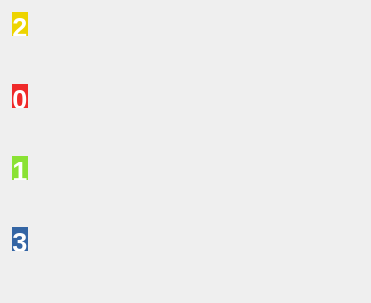
<?xml version="1.0" encoding="UTF-8"?>
<ui version="4.0">
 <class>Form</class>
 <widget class="QWidget" name="Form">
  <property name="geometry">
   <rect>
    <x>0</x>
    <y>0</y>
    <width>371</width>
    <height>303</height>
   </rect>
  </property>
  <property name="windowTitle">
   <string>Form</string>
  </property>
  <widget class="QLabel" name="label">
   <property name="geometry">
    <rect>
     <x>12</x>
     <y>84</y>
     <width>16</width>
     <height>24</height>
    </rect>
   </property>
   <property name="palette">
    <palette>
     <active>
      <colorrole role="WindowText">
       <brush brushstyle="SolidPattern">
        <color alpha="255">
         <red>0</red>
         <green>0</green>
         <blue>0</blue>
        </color>
       </brush>
      </colorrole>
      <colorrole role="Button">
       <brush brushstyle="SolidPattern">
        <color alpha="255">
         <red>239</red>
         <green>41</green>
         <blue>41</blue>
        </color>
       </brush>
      </colorrole>
      <colorrole role="Light">
       <brush brushstyle="SolidPattern">
        <color alpha="255">
         <red>255</red>
         <green>147</green>
         <blue>147</blue>
        </color>
       </brush>
      </colorrole>
      <colorrole role="Midlight">
       <brush brushstyle="SolidPattern">
        <color alpha="255">
         <red>247</red>
         <green>94</green>
         <blue>94</blue>
        </color>
       </brush>
      </colorrole>
      <colorrole role="Dark">
       <brush brushstyle="SolidPattern">
        <color alpha="255">
         <red>119</red>
         <green>20</green>
         <blue>20</blue>
        </color>
       </brush>
      </colorrole>
      <colorrole role="Mid">
       <brush brushstyle="SolidPattern">
        <color alpha="255">
         <red>159</red>
         <green>27</green>
         <blue>27</blue>
        </color>
       </brush>
      </colorrole>
      <colorrole role="Text">
       <brush brushstyle="SolidPattern">
        <color alpha="255">
         <red>0</red>
         <green>0</green>
         <blue>0</blue>
        </color>
       </brush>
      </colorrole>
      <colorrole role="BrightText">
       <brush brushstyle="SolidPattern">
        <color alpha="255">
         <red>255</red>
         <green>255</green>
         <blue>255</blue>
        </color>
       </brush>
      </colorrole>
      <colorrole role="ButtonText">
       <brush brushstyle="SolidPattern">
        <color alpha="255">
         <red>0</red>
         <green>0</green>
         <blue>0</blue>
        </color>
       </brush>
      </colorrole>
      <colorrole role="Base">
       <brush brushstyle="SolidPattern">
        <color alpha="255">
         <red>255</red>
         <green>255</green>
         <blue>255</blue>
        </color>
       </brush>
      </colorrole>
      <colorrole role="Window">
       <brush brushstyle="SolidPattern">
        <color alpha="255">
         <red>239</red>
         <green>41</green>
         <blue>41</blue>
        </color>
       </brush>
      </colorrole>
      <colorrole role="Shadow">
       <brush brushstyle="SolidPattern">
        <color alpha="255">
         <red>0</red>
         <green>0</green>
         <blue>0</blue>
        </color>
       </brush>
      </colorrole>
      <colorrole role="AlternateBase">
       <brush brushstyle="SolidPattern">
        <color alpha="255">
         <red>247</red>
         <green>148</green>
         <blue>148</blue>
        </color>
       </brush>
      </colorrole>
      <colorrole role="ToolTipBase">
       <brush brushstyle="SolidPattern">
        <color alpha="255">
         <red>255</red>
         <green>255</green>
         <blue>220</blue>
        </color>
       </brush>
      </colorrole>
      <colorrole role="ToolTipText">
       <brush brushstyle="SolidPattern">
        <color alpha="255">
         <red>0</red>
         <green>0</green>
         <blue>0</blue>
        </color>
       </brush>
      </colorrole>
      <colorrole role="PlaceholderText">
       <brush brushstyle="NoBrush">
        <color alpha="128">
         <red>0</red>
         <green>0</green>
         <blue>0</blue>
        </color>
       </brush>
      </colorrole>
     </active>
     <inactive>
      <colorrole role="WindowText">
       <brush brushstyle="SolidPattern">
        <color alpha="255">
         <red>0</red>
         <green>0</green>
         <blue>0</blue>
        </color>
       </brush>
      </colorrole>
      <colorrole role="Button">
       <brush brushstyle="SolidPattern">
        <color alpha="255">
         <red>239</red>
         <green>41</green>
         <blue>41</blue>
        </color>
       </brush>
      </colorrole>
      <colorrole role="Light">
       <brush brushstyle="SolidPattern">
        <color alpha="255">
         <red>255</red>
         <green>147</green>
         <blue>147</blue>
        </color>
       </brush>
      </colorrole>
      <colorrole role="Midlight">
       <brush brushstyle="SolidPattern">
        <color alpha="255">
         <red>247</red>
         <green>94</green>
         <blue>94</blue>
        </color>
       </brush>
      </colorrole>
      <colorrole role="Dark">
       <brush brushstyle="SolidPattern">
        <color alpha="255">
         <red>119</red>
         <green>20</green>
         <blue>20</blue>
        </color>
       </brush>
      </colorrole>
      <colorrole role="Mid">
       <brush brushstyle="SolidPattern">
        <color alpha="255">
         <red>159</red>
         <green>27</green>
         <blue>27</blue>
        </color>
       </brush>
      </colorrole>
      <colorrole role="Text">
       <brush brushstyle="SolidPattern">
        <color alpha="255">
         <red>0</red>
         <green>0</green>
         <blue>0</blue>
        </color>
       </brush>
      </colorrole>
      <colorrole role="BrightText">
       <brush brushstyle="SolidPattern">
        <color alpha="255">
         <red>255</red>
         <green>255</green>
         <blue>255</blue>
        </color>
       </brush>
      </colorrole>
      <colorrole role="ButtonText">
       <brush brushstyle="SolidPattern">
        <color alpha="255">
         <red>0</red>
         <green>0</green>
         <blue>0</blue>
        </color>
       </brush>
      </colorrole>
      <colorrole role="Base">
       <brush brushstyle="SolidPattern">
        <color alpha="255">
         <red>255</red>
         <green>255</green>
         <blue>255</blue>
        </color>
       </brush>
      </colorrole>
      <colorrole role="Window">
       <brush brushstyle="SolidPattern">
        <color alpha="255">
         <red>239</red>
         <green>41</green>
         <blue>41</blue>
        </color>
       </brush>
      </colorrole>
      <colorrole role="Shadow">
       <brush brushstyle="SolidPattern">
        <color alpha="255">
         <red>0</red>
         <green>0</green>
         <blue>0</blue>
        </color>
       </brush>
      </colorrole>
      <colorrole role="AlternateBase">
       <brush brushstyle="SolidPattern">
        <color alpha="255">
         <red>247</red>
         <green>148</green>
         <blue>148</blue>
        </color>
       </brush>
      </colorrole>
      <colorrole role="ToolTipBase">
       <brush brushstyle="SolidPattern">
        <color alpha="255">
         <red>255</red>
         <green>255</green>
         <blue>220</blue>
        </color>
       </brush>
      </colorrole>
      <colorrole role="ToolTipText">
       <brush brushstyle="SolidPattern">
        <color alpha="255">
         <red>0</red>
         <green>0</green>
         <blue>0</blue>
        </color>
       </brush>
      </colorrole>
      <colorrole role="PlaceholderText">
       <brush brushstyle="NoBrush">
        <color alpha="128">
         <red>0</red>
         <green>0</green>
         <blue>0</blue>
        </color>
       </brush>
      </colorrole>
     </inactive>
     <disabled>
      <colorrole role="WindowText">
       <brush brushstyle="SolidPattern">
        <color alpha="255">
         <red>119</red>
         <green>20</green>
         <blue>20</blue>
        </color>
       </brush>
      </colorrole>
      <colorrole role="Button">
       <brush brushstyle="SolidPattern">
        <color alpha="255">
         <red>239</red>
         <green>41</green>
         <blue>41</blue>
        </color>
       </brush>
      </colorrole>
      <colorrole role="Light">
       <brush brushstyle="SolidPattern">
        <color alpha="255">
         <red>255</red>
         <green>147</green>
         <blue>147</blue>
        </color>
       </brush>
      </colorrole>
      <colorrole role="Midlight">
       <brush brushstyle="SolidPattern">
        <color alpha="255">
         <red>247</red>
         <green>94</green>
         <blue>94</blue>
        </color>
       </brush>
      </colorrole>
      <colorrole role="Dark">
       <brush brushstyle="SolidPattern">
        <color alpha="255">
         <red>119</red>
         <green>20</green>
         <blue>20</blue>
        </color>
       </brush>
      </colorrole>
      <colorrole role="Mid">
       <brush brushstyle="SolidPattern">
        <color alpha="255">
         <red>159</red>
         <green>27</green>
         <blue>27</blue>
        </color>
       </brush>
      </colorrole>
      <colorrole role="Text">
       <brush brushstyle="SolidPattern">
        <color alpha="255">
         <red>119</red>
         <green>20</green>
         <blue>20</blue>
        </color>
       </brush>
      </colorrole>
      <colorrole role="BrightText">
       <brush brushstyle="SolidPattern">
        <color alpha="255">
         <red>255</red>
         <green>255</green>
         <blue>255</blue>
        </color>
       </brush>
      </colorrole>
      <colorrole role="ButtonText">
       <brush brushstyle="SolidPattern">
        <color alpha="255">
         <red>119</red>
         <green>20</green>
         <blue>20</blue>
        </color>
       </brush>
      </colorrole>
      <colorrole role="Base">
       <brush brushstyle="SolidPattern">
        <color alpha="255">
         <red>239</red>
         <green>41</green>
         <blue>41</blue>
        </color>
       </brush>
      </colorrole>
      <colorrole role="Window">
       <brush brushstyle="SolidPattern">
        <color alpha="255">
         <red>239</red>
         <green>41</green>
         <blue>41</blue>
        </color>
       </brush>
      </colorrole>
      <colorrole role="Shadow">
       <brush brushstyle="SolidPattern">
        <color alpha="255">
         <red>0</red>
         <green>0</green>
         <blue>0</blue>
        </color>
       </brush>
      </colorrole>
      <colorrole role="AlternateBase">
       <brush brushstyle="SolidPattern">
        <color alpha="255">
         <red>239</red>
         <green>41</green>
         <blue>41</blue>
        </color>
       </brush>
      </colorrole>
      <colorrole role="ToolTipBase">
       <brush brushstyle="SolidPattern">
        <color alpha="255">
         <red>255</red>
         <green>255</green>
         <blue>220</blue>
        </color>
       </brush>
      </colorrole>
      <colorrole role="ToolTipText">
       <brush brushstyle="SolidPattern">
        <color alpha="255">
         <red>0</red>
         <green>0</green>
         <blue>0</blue>
        </color>
       </brush>
      </colorrole>
      <colorrole role="PlaceholderText">
       <brush brushstyle="NoBrush">
        <color alpha="128">
         <red>0</red>
         <green>0</green>
         <blue>0</blue>
        </color>
       </brush>
      </colorrole>
     </disabled>
    </palette>
   </property>
   <property name="autoFillBackground">
    <bool>true</bool>
   </property>
   <property name="text">
    <string>&lt;html&gt;&lt;head/&gt;&lt;body&gt;&lt;p align=&quot;center&quot;&gt;&lt;span style=&quot; font-size:20pt; font-weight:600; color:#ffffff;&quot;&gt;0&lt;/span&gt;&lt;/p&gt;&lt;/body&gt;&lt;/html&gt;</string>
   </property>
  </widget>
  <widget class="QLabel" name="label_2">
   <property name="geometry">
    <rect>
     <x>12</x>
     <y>156</y>
     <width>16</width>
     <height>24</height>
    </rect>
   </property>
   <property name="palette">
    <palette>
     <active>
      <colorrole role="WindowText">
       <brush brushstyle="SolidPattern">
        <color alpha="255">
         <red>0</red>
         <green>0</green>
         <blue>0</blue>
        </color>
       </brush>
      </colorrole>
      <colorrole role="Button">
       <brush brushstyle="SolidPattern">
        <color alpha="255">
         <red>138</red>
         <green>226</green>
         <blue>52</blue>
        </color>
       </brush>
      </colorrole>
      <colorrole role="Light">
       <brush brushstyle="SolidPattern">
        <color alpha="255">
         <red>198</red>
         <green>255</green>
         <blue>143</blue>
        </color>
       </brush>
      </colorrole>
      <colorrole role="Midlight">
       <brush brushstyle="SolidPattern">
        <color alpha="255">
         <red>168</red>
         <green>240</green>
         <blue>97</blue>
        </color>
       </brush>
      </colorrole>
      <colorrole role="Dark">
       <brush brushstyle="SolidPattern">
        <color alpha="255">
         <red>69</red>
         <green>113</green>
         <blue>26</blue>
        </color>
       </brush>
      </colorrole>
      <colorrole role="Mid">
       <brush brushstyle="SolidPattern">
        <color alpha="255">
         <red>92</red>
         <green>151</green>
         <blue>34</blue>
        </color>
       </brush>
      </colorrole>
      <colorrole role="Text">
       <brush brushstyle="SolidPattern">
        <color alpha="255">
         <red>0</red>
         <green>0</green>
         <blue>0</blue>
        </color>
       </brush>
      </colorrole>
      <colorrole role="BrightText">
       <brush brushstyle="SolidPattern">
        <color alpha="255">
         <red>255</red>
         <green>255</green>
         <blue>255</blue>
        </color>
       </brush>
      </colorrole>
      <colorrole role="ButtonText">
       <brush brushstyle="SolidPattern">
        <color alpha="255">
         <red>0</red>
         <green>0</green>
         <blue>0</blue>
        </color>
       </brush>
      </colorrole>
      <colorrole role="Base">
       <brush brushstyle="SolidPattern">
        <color alpha="255">
         <red>255</red>
         <green>255</green>
         <blue>255</blue>
        </color>
       </brush>
      </colorrole>
      <colorrole role="Window">
       <brush brushstyle="SolidPattern">
        <color alpha="255">
         <red>138</red>
         <green>226</green>
         <blue>52</blue>
        </color>
       </brush>
      </colorrole>
      <colorrole role="Shadow">
       <brush brushstyle="SolidPattern">
        <color alpha="255">
         <red>0</red>
         <green>0</green>
         <blue>0</blue>
        </color>
       </brush>
      </colorrole>
      <colorrole role="AlternateBase">
       <brush brushstyle="SolidPattern">
        <color alpha="255">
         <red>196</red>
         <green>240</green>
         <blue>153</blue>
        </color>
       </brush>
      </colorrole>
      <colorrole role="ToolTipBase">
       <brush brushstyle="SolidPattern">
        <color alpha="255">
         <red>255</red>
         <green>255</green>
         <blue>220</blue>
        </color>
       </brush>
      </colorrole>
      <colorrole role="ToolTipText">
       <brush brushstyle="SolidPattern">
        <color alpha="255">
         <red>0</red>
         <green>0</green>
         <blue>0</blue>
        </color>
       </brush>
      </colorrole>
      <colorrole role="PlaceholderText">
       <brush brushstyle="NoBrush">
        <color alpha="128">
         <red>0</red>
         <green>0</green>
         <blue>0</blue>
        </color>
       </brush>
      </colorrole>
     </active>
     <inactive>
      <colorrole role="WindowText">
       <brush brushstyle="SolidPattern">
        <color alpha="255">
         <red>0</red>
         <green>0</green>
         <blue>0</blue>
        </color>
       </brush>
      </colorrole>
      <colorrole role="Button">
       <brush brushstyle="SolidPattern">
        <color alpha="255">
         <red>138</red>
         <green>226</green>
         <blue>52</blue>
        </color>
       </brush>
      </colorrole>
      <colorrole role="Light">
       <brush brushstyle="SolidPattern">
        <color alpha="255">
         <red>198</red>
         <green>255</green>
         <blue>143</blue>
        </color>
       </brush>
      </colorrole>
      <colorrole role="Midlight">
       <brush brushstyle="SolidPattern">
        <color alpha="255">
         <red>168</red>
         <green>240</green>
         <blue>97</blue>
        </color>
       </brush>
      </colorrole>
      <colorrole role="Dark">
       <brush brushstyle="SolidPattern">
        <color alpha="255">
         <red>69</red>
         <green>113</green>
         <blue>26</blue>
        </color>
       </brush>
      </colorrole>
      <colorrole role="Mid">
       <brush brushstyle="SolidPattern">
        <color alpha="255">
         <red>92</red>
         <green>151</green>
         <blue>34</blue>
        </color>
       </brush>
      </colorrole>
      <colorrole role="Text">
       <brush brushstyle="SolidPattern">
        <color alpha="255">
         <red>0</red>
         <green>0</green>
         <blue>0</blue>
        </color>
       </brush>
      </colorrole>
      <colorrole role="BrightText">
       <brush brushstyle="SolidPattern">
        <color alpha="255">
         <red>255</red>
         <green>255</green>
         <blue>255</blue>
        </color>
       </brush>
      </colorrole>
      <colorrole role="ButtonText">
       <brush brushstyle="SolidPattern">
        <color alpha="255">
         <red>0</red>
         <green>0</green>
         <blue>0</blue>
        </color>
       </brush>
      </colorrole>
      <colorrole role="Base">
       <brush brushstyle="SolidPattern">
        <color alpha="255">
         <red>255</red>
         <green>255</green>
         <blue>255</blue>
        </color>
       </brush>
      </colorrole>
      <colorrole role="Window">
       <brush brushstyle="SolidPattern">
        <color alpha="255">
         <red>138</red>
         <green>226</green>
         <blue>52</blue>
        </color>
       </brush>
      </colorrole>
      <colorrole role="Shadow">
       <brush brushstyle="SolidPattern">
        <color alpha="255">
         <red>0</red>
         <green>0</green>
         <blue>0</blue>
        </color>
       </brush>
      </colorrole>
      <colorrole role="AlternateBase">
       <brush brushstyle="SolidPattern">
        <color alpha="255">
         <red>196</red>
         <green>240</green>
         <blue>153</blue>
        </color>
       </brush>
      </colorrole>
      <colorrole role="ToolTipBase">
       <brush brushstyle="SolidPattern">
        <color alpha="255">
         <red>255</red>
         <green>255</green>
         <blue>220</blue>
        </color>
       </brush>
      </colorrole>
      <colorrole role="ToolTipText">
       <brush brushstyle="SolidPattern">
        <color alpha="255">
         <red>0</red>
         <green>0</green>
         <blue>0</blue>
        </color>
       </brush>
      </colorrole>
      <colorrole role="PlaceholderText">
       <brush brushstyle="NoBrush">
        <color alpha="128">
         <red>0</red>
         <green>0</green>
         <blue>0</blue>
        </color>
       </brush>
      </colorrole>
     </inactive>
     <disabled>
      <colorrole role="WindowText">
       <brush brushstyle="SolidPattern">
        <color alpha="255">
         <red>69</red>
         <green>113</green>
         <blue>26</blue>
        </color>
       </brush>
      </colorrole>
      <colorrole role="Button">
       <brush brushstyle="SolidPattern">
        <color alpha="255">
         <red>138</red>
         <green>226</green>
         <blue>52</blue>
        </color>
       </brush>
      </colorrole>
      <colorrole role="Light">
       <brush brushstyle="SolidPattern">
        <color alpha="255">
         <red>198</red>
         <green>255</green>
         <blue>143</blue>
        </color>
       </brush>
      </colorrole>
      <colorrole role="Midlight">
       <brush brushstyle="SolidPattern">
        <color alpha="255">
         <red>168</red>
         <green>240</green>
         <blue>97</blue>
        </color>
       </brush>
      </colorrole>
      <colorrole role="Dark">
       <brush brushstyle="SolidPattern">
        <color alpha="255">
         <red>69</red>
         <green>113</green>
         <blue>26</blue>
        </color>
       </brush>
      </colorrole>
      <colorrole role="Mid">
       <brush brushstyle="SolidPattern">
        <color alpha="255">
         <red>92</red>
         <green>151</green>
         <blue>34</blue>
        </color>
       </brush>
      </colorrole>
      <colorrole role="Text">
       <brush brushstyle="SolidPattern">
        <color alpha="255">
         <red>69</red>
         <green>113</green>
         <blue>26</blue>
        </color>
       </brush>
      </colorrole>
      <colorrole role="BrightText">
       <brush brushstyle="SolidPattern">
        <color alpha="255">
         <red>255</red>
         <green>255</green>
         <blue>255</blue>
        </color>
       </brush>
      </colorrole>
      <colorrole role="ButtonText">
       <brush brushstyle="SolidPattern">
        <color alpha="255">
         <red>69</red>
         <green>113</green>
         <blue>26</blue>
        </color>
       </brush>
      </colorrole>
      <colorrole role="Base">
       <brush brushstyle="SolidPattern">
        <color alpha="255">
         <red>138</red>
         <green>226</green>
         <blue>52</blue>
        </color>
       </brush>
      </colorrole>
      <colorrole role="Window">
       <brush brushstyle="SolidPattern">
        <color alpha="255">
         <red>138</red>
         <green>226</green>
         <blue>52</blue>
        </color>
       </brush>
      </colorrole>
      <colorrole role="Shadow">
       <brush brushstyle="SolidPattern">
        <color alpha="255">
         <red>0</red>
         <green>0</green>
         <blue>0</blue>
        </color>
       </brush>
      </colorrole>
      <colorrole role="AlternateBase">
       <brush brushstyle="SolidPattern">
        <color alpha="255">
         <red>138</red>
         <green>226</green>
         <blue>52</blue>
        </color>
       </brush>
      </colorrole>
      <colorrole role="ToolTipBase">
       <brush brushstyle="SolidPattern">
        <color alpha="255">
         <red>255</red>
         <green>255</green>
         <blue>220</blue>
        </color>
       </brush>
      </colorrole>
      <colorrole role="ToolTipText">
       <brush brushstyle="SolidPattern">
        <color alpha="255">
         <red>0</red>
         <green>0</green>
         <blue>0</blue>
        </color>
       </brush>
      </colorrole>
      <colorrole role="PlaceholderText">
       <brush brushstyle="NoBrush">
        <color alpha="128">
         <red>0</red>
         <green>0</green>
         <blue>0</blue>
        </color>
       </brush>
      </colorrole>
     </disabled>
    </palette>
   </property>
   <property name="autoFillBackground">
    <bool>true</bool>
   </property>
   <property name="text">
    <string>&lt;html&gt;&lt;head/&gt;&lt;body&gt;&lt;p align=&quot;center&quot;&gt;&lt;span style=&quot; font-size:20pt; font-weight:600; color:#ffffff;&quot;&gt;1&lt;/span&gt;&lt;/p&gt;&lt;/body&gt;&lt;/html&gt;</string>
   </property>
  </widget>
  <widget class="QLabel" name="label_3">
   <property name="geometry">
    <rect>
     <x>12</x>
     <y>12</y>
     <width>16</width>
     <height>24</height>
    </rect>
   </property>
   <property name="palette">
    <palette>
     <active>
      <colorrole role="WindowText">
       <brush brushstyle="SolidPattern">
        <color alpha="255">
         <red>0</red>
         <green>0</green>
         <blue>0</blue>
        </color>
       </brush>
      </colorrole>
      <colorrole role="Button">
       <brush brushstyle="SolidPattern">
        <color alpha="255">
         <red>237</red>
         <green>212</green>
         <blue>0</blue>
        </color>
       </brush>
      </colorrole>
      <colorrole role="Light">
       <brush brushstyle="SolidPattern">
        <color alpha="255">
         <red>255</red>
         <green>239</green>
         <blue>100</blue>
        </color>
       </brush>
      </colorrole>
      <colorrole role="Midlight">
       <brush brushstyle="SolidPattern">
        <color alpha="255">
         <red>246</red>
         <green>225</green>
         <blue>50</blue>
        </color>
       </brush>
      </colorrole>
      <colorrole role="Dark">
       <brush brushstyle="SolidPattern">
        <color alpha="255">
         <red>118</red>
         <green>106</green>
         <blue>0</blue>
        </color>
       </brush>
      </colorrole>
      <colorrole role="Mid">
       <brush brushstyle="SolidPattern">
        <color alpha="255">
         <red>158</red>
         <green>141</green>
         <blue>0</blue>
        </color>
       </brush>
      </colorrole>
      <colorrole role="Text">
       <brush brushstyle="SolidPattern">
        <color alpha="255">
         <red>0</red>
         <green>0</green>
         <blue>0</blue>
        </color>
       </brush>
      </colorrole>
      <colorrole role="BrightText">
       <brush brushstyle="SolidPattern">
        <color alpha="255">
         <red>255</red>
         <green>255</green>
         <blue>255</blue>
        </color>
       </brush>
      </colorrole>
      <colorrole role="ButtonText">
       <brush brushstyle="SolidPattern">
        <color alpha="255">
         <red>0</red>
         <green>0</green>
         <blue>0</blue>
        </color>
       </brush>
      </colorrole>
      <colorrole role="Base">
       <brush brushstyle="SolidPattern">
        <color alpha="255">
         <red>255</red>
         <green>255</green>
         <blue>255</blue>
        </color>
       </brush>
      </colorrole>
      <colorrole role="Window">
       <brush brushstyle="SolidPattern">
        <color alpha="255">
         <red>237</red>
         <green>212</green>
         <blue>0</blue>
        </color>
       </brush>
      </colorrole>
      <colorrole role="Shadow">
       <brush brushstyle="SolidPattern">
        <color alpha="255">
         <red>0</red>
         <green>0</green>
         <blue>0</blue>
        </color>
       </brush>
      </colorrole>
      <colorrole role="AlternateBase">
       <brush brushstyle="SolidPattern">
        <color alpha="255">
         <red>246</red>
         <green>233</green>
         <blue>127</blue>
        </color>
       </brush>
      </colorrole>
      <colorrole role="ToolTipBase">
       <brush brushstyle="SolidPattern">
        <color alpha="255">
         <red>255</red>
         <green>255</green>
         <blue>220</blue>
        </color>
       </brush>
      </colorrole>
      <colorrole role="ToolTipText">
       <brush brushstyle="SolidPattern">
        <color alpha="255">
         <red>0</red>
         <green>0</green>
         <blue>0</blue>
        </color>
       </brush>
      </colorrole>
      <colorrole role="PlaceholderText">
       <brush brushstyle="NoBrush">
        <color alpha="128">
         <red>0</red>
         <green>0</green>
         <blue>0</blue>
        </color>
       </brush>
      </colorrole>
     </active>
     <inactive>
      <colorrole role="WindowText">
       <brush brushstyle="SolidPattern">
        <color alpha="255">
         <red>0</red>
         <green>0</green>
         <blue>0</blue>
        </color>
       </brush>
      </colorrole>
      <colorrole role="Button">
       <brush brushstyle="SolidPattern">
        <color alpha="255">
         <red>237</red>
         <green>212</green>
         <blue>0</blue>
        </color>
       </brush>
      </colorrole>
      <colorrole role="Light">
       <brush brushstyle="SolidPattern">
        <color alpha="255">
         <red>255</red>
         <green>239</green>
         <blue>100</blue>
        </color>
       </brush>
      </colorrole>
      <colorrole role="Midlight">
       <brush brushstyle="SolidPattern">
        <color alpha="255">
         <red>246</red>
         <green>225</green>
         <blue>50</blue>
        </color>
       </brush>
      </colorrole>
      <colorrole role="Dark">
       <brush brushstyle="SolidPattern">
        <color alpha="255">
         <red>118</red>
         <green>106</green>
         <blue>0</blue>
        </color>
       </brush>
      </colorrole>
      <colorrole role="Mid">
       <brush brushstyle="SolidPattern">
        <color alpha="255">
         <red>158</red>
         <green>141</green>
         <blue>0</blue>
        </color>
       </brush>
      </colorrole>
      <colorrole role="Text">
       <brush brushstyle="SolidPattern">
        <color alpha="255">
         <red>0</red>
         <green>0</green>
         <blue>0</blue>
        </color>
       </brush>
      </colorrole>
      <colorrole role="BrightText">
       <brush brushstyle="SolidPattern">
        <color alpha="255">
         <red>255</red>
         <green>255</green>
         <blue>255</blue>
        </color>
       </brush>
      </colorrole>
      <colorrole role="ButtonText">
       <brush brushstyle="SolidPattern">
        <color alpha="255">
         <red>0</red>
         <green>0</green>
         <blue>0</blue>
        </color>
       </brush>
      </colorrole>
      <colorrole role="Base">
       <brush brushstyle="SolidPattern">
        <color alpha="255">
         <red>255</red>
         <green>255</green>
         <blue>255</blue>
        </color>
       </brush>
      </colorrole>
      <colorrole role="Window">
       <brush brushstyle="SolidPattern">
        <color alpha="255">
         <red>237</red>
         <green>212</green>
         <blue>0</blue>
        </color>
       </brush>
      </colorrole>
      <colorrole role="Shadow">
       <brush brushstyle="SolidPattern">
        <color alpha="255">
         <red>0</red>
         <green>0</green>
         <blue>0</blue>
        </color>
       </brush>
      </colorrole>
      <colorrole role="AlternateBase">
       <brush brushstyle="SolidPattern">
        <color alpha="255">
         <red>246</red>
         <green>233</green>
         <blue>127</blue>
        </color>
       </brush>
      </colorrole>
      <colorrole role="ToolTipBase">
       <brush brushstyle="SolidPattern">
        <color alpha="255">
         <red>255</red>
         <green>255</green>
         <blue>220</blue>
        </color>
       </brush>
      </colorrole>
      <colorrole role="ToolTipText">
       <brush brushstyle="SolidPattern">
        <color alpha="255">
         <red>0</red>
         <green>0</green>
         <blue>0</blue>
        </color>
       </brush>
      </colorrole>
      <colorrole role="PlaceholderText">
       <brush brushstyle="NoBrush">
        <color alpha="128">
         <red>0</red>
         <green>0</green>
         <blue>0</blue>
        </color>
       </brush>
      </colorrole>
     </inactive>
     <disabled>
      <colorrole role="WindowText">
       <brush brushstyle="SolidPattern">
        <color alpha="255">
         <red>118</red>
         <green>106</green>
         <blue>0</blue>
        </color>
       </brush>
      </colorrole>
      <colorrole role="Button">
       <brush brushstyle="SolidPattern">
        <color alpha="255">
         <red>237</red>
         <green>212</green>
         <blue>0</blue>
        </color>
       </brush>
      </colorrole>
      <colorrole role="Light">
       <brush brushstyle="SolidPattern">
        <color alpha="255">
         <red>255</red>
         <green>239</green>
         <blue>100</blue>
        </color>
       </brush>
      </colorrole>
      <colorrole role="Midlight">
       <brush brushstyle="SolidPattern">
        <color alpha="255">
         <red>246</red>
         <green>225</green>
         <blue>50</blue>
        </color>
       </brush>
      </colorrole>
      <colorrole role="Dark">
       <brush brushstyle="SolidPattern">
        <color alpha="255">
         <red>118</red>
         <green>106</green>
         <blue>0</blue>
        </color>
       </brush>
      </colorrole>
      <colorrole role="Mid">
       <brush brushstyle="SolidPattern">
        <color alpha="255">
         <red>158</red>
         <green>141</green>
         <blue>0</blue>
        </color>
       </brush>
      </colorrole>
      <colorrole role="Text">
       <brush brushstyle="SolidPattern">
        <color alpha="255">
         <red>118</red>
         <green>106</green>
         <blue>0</blue>
        </color>
       </brush>
      </colorrole>
      <colorrole role="BrightText">
       <brush brushstyle="SolidPattern">
        <color alpha="255">
         <red>255</red>
         <green>255</green>
         <blue>255</blue>
        </color>
       </brush>
      </colorrole>
      <colorrole role="ButtonText">
       <brush brushstyle="SolidPattern">
        <color alpha="255">
         <red>118</red>
         <green>106</green>
         <blue>0</blue>
        </color>
       </brush>
      </colorrole>
      <colorrole role="Base">
       <brush brushstyle="SolidPattern">
        <color alpha="255">
         <red>237</red>
         <green>212</green>
         <blue>0</blue>
        </color>
       </brush>
      </colorrole>
      <colorrole role="Window">
       <brush brushstyle="SolidPattern">
        <color alpha="255">
         <red>237</red>
         <green>212</green>
         <blue>0</blue>
        </color>
       </brush>
      </colorrole>
      <colorrole role="Shadow">
       <brush brushstyle="SolidPattern">
        <color alpha="255">
         <red>0</red>
         <green>0</green>
         <blue>0</blue>
        </color>
       </brush>
      </colorrole>
      <colorrole role="AlternateBase">
       <brush brushstyle="SolidPattern">
        <color alpha="255">
         <red>237</red>
         <green>212</green>
         <blue>0</blue>
        </color>
       </brush>
      </colorrole>
      <colorrole role="ToolTipBase">
       <brush brushstyle="SolidPattern">
        <color alpha="255">
         <red>255</red>
         <green>255</green>
         <blue>220</blue>
        </color>
       </brush>
      </colorrole>
      <colorrole role="ToolTipText">
       <brush brushstyle="SolidPattern">
        <color alpha="255">
         <red>0</red>
         <green>0</green>
         <blue>0</blue>
        </color>
       </brush>
      </colorrole>
      <colorrole role="PlaceholderText">
       <brush brushstyle="NoBrush">
        <color alpha="128">
         <red>0</red>
         <green>0</green>
         <blue>0</blue>
        </color>
       </brush>
      </colorrole>
     </disabled>
    </palette>
   </property>
   <property name="autoFillBackground">
    <bool>true</bool>
   </property>
   <property name="text">
    <string>&lt;html&gt;&lt;head/&gt;&lt;body&gt;&lt;p align=&quot;center&quot;&gt;&lt;span style=&quot; font-size:20pt; font-weight:600; color:#ffffff;&quot;&gt;2&lt;/span&gt;&lt;/p&gt;&lt;/body&gt;&lt;/html&gt;</string>
   </property>
  </widget>
  <widget class="QLabel" name="label_4">
   <property name="geometry">
    <rect>
     <x>12</x>
     <y>227</y>
     <width>16</width>
     <height>24</height>
    </rect>
   </property>
   <property name="palette">
    <palette>
     <active>
      <colorrole role="WindowText">
       <brush brushstyle="SolidPattern">
        <color alpha="255">
         <red>0</red>
         <green>0</green>
         <blue>0</blue>
        </color>
       </brush>
      </colorrole>
      <colorrole role="Button">
       <brush brushstyle="SolidPattern">
        <color alpha="255">
         <red>52</red>
         <green>101</green>
         <blue>164</blue>
        </color>
       </brush>
      </colorrole>
      <colorrole role="Light">
       <brush brushstyle="SolidPattern">
        <color alpha="255">
         <red>78</red>
         <green>152</green>
         <blue>246</blue>
        </color>
       </brush>
      </colorrole>
      <colorrole role="Midlight">
       <brush brushstyle="SolidPattern">
        <color alpha="255">
         <red>65</red>
         <green>126</green>
         <blue>205</blue>
        </color>
       </brush>
      </colorrole>
      <colorrole role="Dark">
       <brush brushstyle="SolidPattern">
        <color alpha="255">
         <red>26</red>
         <green>50</green>
         <blue>82</blue>
        </color>
       </brush>
      </colorrole>
      <colorrole role="Mid">
       <brush brushstyle="SolidPattern">
        <color alpha="255">
         <red>34</red>
         <green>67</green>
         <blue>109</blue>
        </color>
       </brush>
      </colorrole>
      <colorrole role="Text">
       <brush brushstyle="SolidPattern">
        <color alpha="255">
         <red>0</red>
         <green>0</green>
         <blue>0</blue>
        </color>
       </brush>
      </colorrole>
      <colorrole role="BrightText">
       <brush brushstyle="SolidPattern">
        <color alpha="255">
         <red>255</red>
         <green>255</green>
         <blue>255</blue>
        </color>
       </brush>
      </colorrole>
      <colorrole role="ButtonText">
       <brush brushstyle="SolidPattern">
        <color alpha="255">
         <red>0</red>
         <green>0</green>
         <blue>0</blue>
        </color>
       </brush>
      </colorrole>
      <colorrole role="Base">
       <brush brushstyle="SolidPattern">
        <color alpha="255">
         <red>255</red>
         <green>255</green>
         <blue>255</blue>
        </color>
       </brush>
      </colorrole>
      <colorrole role="Window">
       <brush brushstyle="SolidPattern">
        <color alpha="255">
         <red>52</red>
         <green>101</green>
         <blue>164</blue>
        </color>
       </brush>
      </colorrole>
      <colorrole role="Shadow">
       <brush brushstyle="SolidPattern">
        <color alpha="255">
         <red>0</red>
         <green>0</green>
         <blue>0</blue>
        </color>
       </brush>
      </colorrole>
      <colorrole role="AlternateBase">
       <brush brushstyle="SolidPattern">
        <color alpha="255">
         <red>153</red>
         <green>178</green>
         <blue>209</blue>
        </color>
       </brush>
      </colorrole>
      <colorrole role="ToolTipBase">
       <brush brushstyle="SolidPattern">
        <color alpha="255">
         <red>255</red>
         <green>255</green>
         <blue>220</blue>
        </color>
       </brush>
      </colorrole>
      <colorrole role="ToolTipText">
       <brush brushstyle="SolidPattern">
        <color alpha="255">
         <red>0</red>
         <green>0</green>
         <blue>0</blue>
        </color>
       </brush>
      </colorrole>
      <colorrole role="PlaceholderText">
       <brush brushstyle="NoBrush">
        <color alpha="128">
         <red>0</red>
         <green>0</green>
         <blue>0</blue>
        </color>
       </brush>
      </colorrole>
     </active>
     <inactive>
      <colorrole role="WindowText">
       <brush brushstyle="SolidPattern">
        <color alpha="255">
         <red>0</red>
         <green>0</green>
         <blue>0</blue>
        </color>
       </brush>
      </colorrole>
      <colorrole role="Button">
       <brush brushstyle="SolidPattern">
        <color alpha="255">
         <red>52</red>
         <green>101</green>
         <blue>164</blue>
        </color>
       </brush>
      </colorrole>
      <colorrole role="Light">
       <brush brushstyle="SolidPattern">
        <color alpha="255">
         <red>78</red>
         <green>152</green>
         <blue>246</blue>
        </color>
       </brush>
      </colorrole>
      <colorrole role="Midlight">
       <brush brushstyle="SolidPattern">
        <color alpha="255">
         <red>65</red>
         <green>126</green>
         <blue>205</blue>
        </color>
       </brush>
      </colorrole>
      <colorrole role="Dark">
       <brush brushstyle="SolidPattern">
        <color alpha="255">
         <red>26</red>
         <green>50</green>
         <blue>82</blue>
        </color>
       </brush>
      </colorrole>
      <colorrole role="Mid">
       <brush brushstyle="SolidPattern">
        <color alpha="255">
         <red>34</red>
         <green>67</green>
         <blue>109</blue>
        </color>
       </brush>
      </colorrole>
      <colorrole role="Text">
       <brush brushstyle="SolidPattern">
        <color alpha="255">
         <red>0</red>
         <green>0</green>
         <blue>0</blue>
        </color>
       </brush>
      </colorrole>
      <colorrole role="BrightText">
       <brush brushstyle="SolidPattern">
        <color alpha="255">
         <red>255</red>
         <green>255</green>
         <blue>255</blue>
        </color>
       </brush>
      </colorrole>
      <colorrole role="ButtonText">
       <brush brushstyle="SolidPattern">
        <color alpha="255">
         <red>0</red>
         <green>0</green>
         <blue>0</blue>
        </color>
       </brush>
      </colorrole>
      <colorrole role="Base">
       <brush brushstyle="SolidPattern">
        <color alpha="255">
         <red>255</red>
         <green>255</green>
         <blue>255</blue>
        </color>
       </brush>
      </colorrole>
      <colorrole role="Window">
       <brush brushstyle="SolidPattern">
        <color alpha="255">
         <red>52</red>
         <green>101</green>
         <blue>164</blue>
        </color>
       </brush>
      </colorrole>
      <colorrole role="Shadow">
       <brush brushstyle="SolidPattern">
        <color alpha="255">
         <red>0</red>
         <green>0</green>
         <blue>0</blue>
        </color>
       </brush>
      </colorrole>
      <colorrole role="AlternateBase">
       <brush brushstyle="SolidPattern">
        <color alpha="255">
         <red>153</red>
         <green>178</green>
         <blue>209</blue>
        </color>
       </brush>
      </colorrole>
      <colorrole role="ToolTipBase">
       <brush brushstyle="SolidPattern">
        <color alpha="255">
         <red>255</red>
         <green>255</green>
         <blue>220</blue>
        </color>
       </brush>
      </colorrole>
      <colorrole role="ToolTipText">
       <brush brushstyle="SolidPattern">
        <color alpha="255">
         <red>0</red>
         <green>0</green>
         <blue>0</blue>
        </color>
       </brush>
      </colorrole>
      <colorrole role="PlaceholderText">
       <brush brushstyle="NoBrush">
        <color alpha="128">
         <red>0</red>
         <green>0</green>
         <blue>0</blue>
        </color>
       </brush>
      </colorrole>
     </inactive>
     <disabled>
      <colorrole role="WindowText">
       <brush brushstyle="SolidPattern">
        <color alpha="255">
         <red>26</red>
         <green>50</green>
         <blue>82</blue>
        </color>
       </brush>
      </colorrole>
      <colorrole role="Button">
       <brush brushstyle="SolidPattern">
        <color alpha="255">
         <red>52</red>
         <green>101</green>
         <blue>164</blue>
        </color>
       </brush>
      </colorrole>
      <colorrole role="Light">
       <brush brushstyle="SolidPattern">
        <color alpha="255">
         <red>78</red>
         <green>152</green>
         <blue>246</blue>
        </color>
       </brush>
      </colorrole>
      <colorrole role="Midlight">
       <brush brushstyle="SolidPattern">
        <color alpha="255">
         <red>65</red>
         <green>126</green>
         <blue>205</blue>
        </color>
       </brush>
      </colorrole>
      <colorrole role="Dark">
       <brush brushstyle="SolidPattern">
        <color alpha="255">
         <red>26</red>
         <green>50</green>
         <blue>82</blue>
        </color>
       </brush>
      </colorrole>
      <colorrole role="Mid">
       <brush brushstyle="SolidPattern">
        <color alpha="255">
         <red>34</red>
         <green>67</green>
         <blue>109</blue>
        </color>
       </brush>
      </colorrole>
      <colorrole role="Text">
       <brush brushstyle="SolidPattern">
        <color alpha="255">
         <red>26</red>
         <green>50</green>
         <blue>82</blue>
        </color>
       </brush>
      </colorrole>
      <colorrole role="BrightText">
       <brush brushstyle="SolidPattern">
        <color alpha="255">
         <red>255</red>
         <green>255</green>
         <blue>255</blue>
        </color>
       </brush>
      </colorrole>
      <colorrole role="ButtonText">
       <brush brushstyle="SolidPattern">
        <color alpha="255">
         <red>26</red>
         <green>50</green>
         <blue>82</blue>
        </color>
       </brush>
      </colorrole>
      <colorrole role="Base">
       <brush brushstyle="SolidPattern">
        <color alpha="255">
         <red>52</red>
         <green>101</green>
         <blue>164</blue>
        </color>
       </brush>
      </colorrole>
      <colorrole role="Window">
       <brush brushstyle="SolidPattern">
        <color alpha="255">
         <red>52</red>
         <green>101</green>
         <blue>164</blue>
        </color>
       </brush>
      </colorrole>
      <colorrole role="Shadow">
       <brush brushstyle="SolidPattern">
        <color alpha="255">
         <red>0</red>
         <green>0</green>
         <blue>0</blue>
        </color>
       </brush>
      </colorrole>
      <colorrole role="AlternateBase">
       <brush brushstyle="SolidPattern">
        <color alpha="255">
         <red>52</red>
         <green>101</green>
         <blue>164</blue>
        </color>
       </brush>
      </colorrole>
      <colorrole role="ToolTipBase">
       <brush brushstyle="SolidPattern">
        <color alpha="255">
         <red>255</red>
         <green>255</green>
         <blue>220</blue>
        </color>
       </brush>
      </colorrole>
      <colorrole role="ToolTipText">
       <brush brushstyle="SolidPattern">
        <color alpha="255">
         <red>0</red>
         <green>0</green>
         <blue>0</blue>
        </color>
       </brush>
      </colorrole>
      <colorrole role="PlaceholderText">
       <brush brushstyle="NoBrush">
        <color alpha="128">
         <red>0</red>
         <green>0</green>
         <blue>0</blue>
        </color>
       </brush>
      </colorrole>
     </disabled>
    </palette>
   </property>
   <property name="autoFillBackground">
    <bool>true</bool>
   </property>
   <property name="text">
    <string>&lt;html&gt;&lt;head/&gt;&lt;body&gt;&lt;p align=&quot;center&quot;&gt;&lt;span style=&quot; font-size:20pt; font-weight:600; color:#ffffff;&quot;&gt;3&lt;/span&gt;&lt;/p&gt;&lt;/body&gt;&lt;/html&gt;</string>
   </property>
  </widget>
 </widget>
 <resources/>
 <connections/>
</ui>
